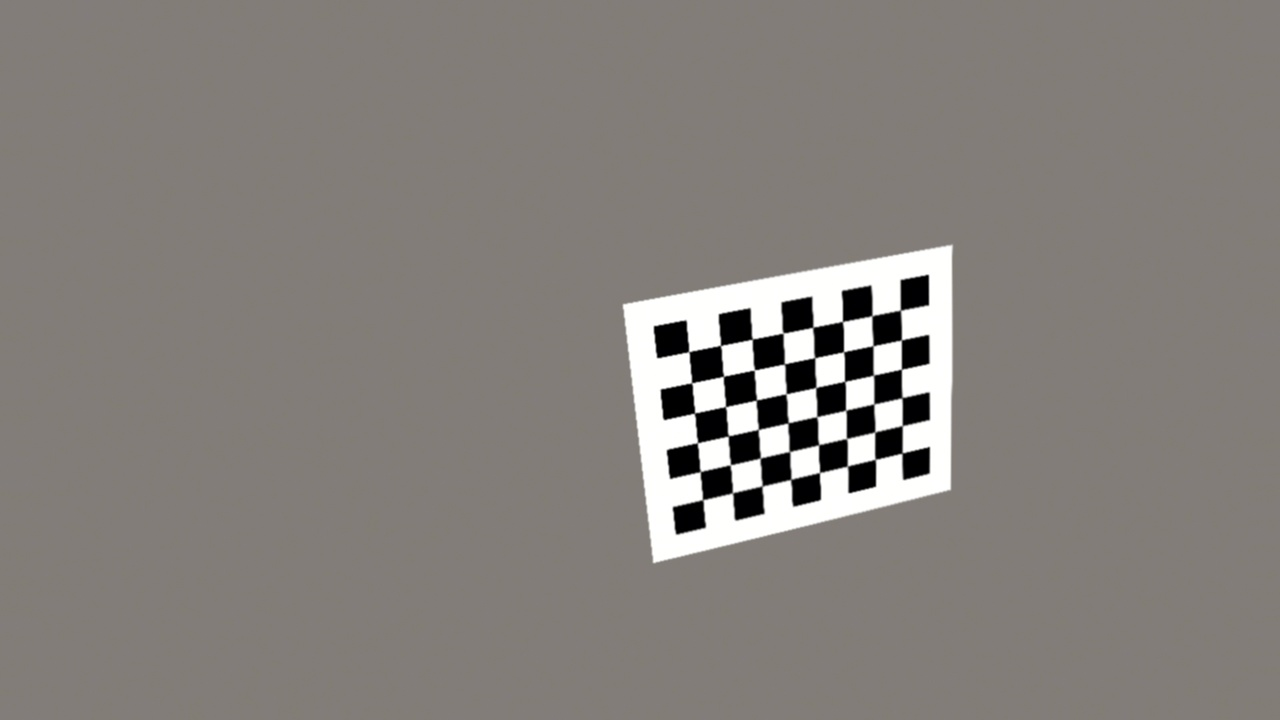
#> input picture data/calibration/calib_000.jpg, 1280 x 720 px
$ python -i make_test_data.py   (imports and definitions only)
#> lines starting #> are read from the running program, lines starting #| are printed output that depends on the picture; after the words box and inside, x2 and y2 are one past the last pixel; in counts of white or black regions, pixels touching at a corner belong together
"""
Synthetic test data for SwingVision.

The real project uses our own recordings. This script only draws fake data (a chessboard, the flag cards
and a "golfer" made of simple shapes) with KNOWN values, so that every block can be tested before recording
anything. Everything is written in ../data and can be deleted once the real recordings are there.
"""
import os
import json
import cv2
import numpy as np

import config

rng = np.random.default_rng(0)

# Synthetic camera: 1280x720, focal 1000 px, a little radial distortion
WIDTH, HEIGHT, FPS = 1280, 720, 240
K = np.array([[1000.0, 0, 640], [0, 1000.0, 360], [0, 0, 1]])
DIST = np.array([-0.12, 0.04, 0.0, 0.0, 0.0])
MM_PER_PX = 3.9                      # scale in the plane of the player (distance = 3.9 m)
PPM = 1000 / MM_PER_PX               # pixels per metre
GROUND_Y = 680                       # image row of the floor under the player

FLAG_BGR = {"red": (40, 40, 215), "green": (60, 165, 40), "blue": (190, 90, 30), "black": (25, 25, 25)}
MARKER_BGR = {"cap": (200, 40, 230), "grip": (0, 230, 255), "club": (255, 220, 0)}


def add_noise(img, sigma=3):
    noise = np.zeros(img.shape, np.int16)
    cv2.randn(noise, 0, sigma)
    return np.clip(img.astype(np.int16) + noise, 0, 255).astype(np.uint8)


def get_distortion_maps():
    """Maps that turn an ideal image into the image the (distorted) camera would record"""
    xs, ys = np.meshgrid(np.arange(WIDTH, dtype=np.float32), np.arange(HEIGHT, dtype=np.float32))
    points = np.stack([xs.ravel(), ys.ravel()], axis=1).reshape(-1, 1, 2)
    ideal = cv2.undistortPoints(points, K, DIST, P=K).reshape(HEIGHT, WIDTH, 2)
    return ideal[:, :, 0].copy(), ideal[:, :, 1].copy()


MAP_X, MAP_Y = get_distortion_maps()


def distort(img):
    return cv2.remap(img, MAP_X, MAP_Y, cv2.INTER_LINEAR, borderMode=cv2.BORDER_REPLICATE)


# ---------------------------------------------------------------- Chessboard images
def draw_board(px_per_mm=4, margin=25):
    cols, rows = config.PATTERN_SIZE[0] + 1, config.PATTERN_SIZE[1] + 1
    size = config.SQUARE_SIZE * px_per_mm
    board = np.full((rows * size + 2 * margin * px_per_mm, cols * size + 2 * margin * px_per_mm), 255, np.uint8)
    for r in range(rows):
        for c in range(cols):
            if (r + c) % 2 == 0:
                y, x = margin * px_per_mm + r * size, margin * px_per_mm + c * size
                board[y:y + size, x:x + size] = 0
    # Texture pixels -> millimetres (origin at the first inner corner)
    to_mm = np.array([[1 / px_per_mm, 0, -margin - config.SQUARE_SIZE], [0, 1 / px_per_mm, -margin - config.SQUARE_SIZE], [0, 0, 1]])
    return board, to_mm


def project_board(board, to_mm, rvec, tvec, background):
    R = cv2.Rodrigues(np.float32(rvec))[0]
    H = K @ np.column_stack([R[:, 0], R[:, 1], np.float32(tvec)]) @ to_mm
    warped = cv2.warpPerspective(cv2.cvtColor(board, cv2.COLOR_GRAY2BGR), H, (WIDTH, HEIGHT), flags=cv2.INTER_AREA)
    mask = cv2.warpPerspective(np.full(board.shape, 255, np.uint8), H, (WIDTH, HEIGHT))
    img = background.copy()
    img[mask > 127] = warped[mask > 127]
    corners = cv2.perspectiveTransform(np.float32([[[0, 0]], [[board.shape[1], 0]], [[board.shape[1], board.shape[0]]], [[0, board.shape[0]]]]), H)
    inside = np.all((corners[:, 0, 0] > 20) & (corners[:, 0, 0] < WIDTH - 20) & (corners[:, 0, 1] > 20) & (corners[:, 0, 1] < HEIGHT - 20))
    return img, inside


def make_calibration_images(scene):
    folder = os.path.join(config.DATA_PATH, "calibration")
    os.makedirs(folder, exist_ok=True)
    board, to_mm = draw_board()
    plain = cv2.GaussianBlur(add_noise(np.full((HEIGHT, WIDTH, 3), (120, 125, 130), np.uint8), 8), (0, 0), 3)
    saved = 0
    while saved < 15:
        rvec = [rng.uniform(-0.5, 0.5), rng.uniform(-0.5, 0.5), rng.uniform(-0.3, 0.3)]
        tvec = [rng.uniform(-420, 180), rng.uniform(-280, 80), rng.uniform(550, 950)]
        img, inside = project_board(board, to_mm, rvec, tvec, plain)
        if not inside:
            continue
        cv2.imwrite(os.path.join(folder, f"calib_{saved:03d}.jpg"), add_noise(distort(cv2.GaussianBlur(img, (3, 3), 0))))
        saved += 1
    # Board in the plane of the player, facing the camera, to measure the scale
    centre = [-(config.PATTERN_SIZE[0] - 1) * config.SQUARE_SIZE / 2, 150, MM_PER_PX * 1000]
    img, _ = project_board(board, to_mm, [0, 0, 0], centre, scene)
    cv2.imwrite(os.path.join(folder, "scale.jpg"), add_noise(distort(img), 2))
    print(f"Calibration: {saved} chessboard images + scale.jpg (true scale {MM_PER_PX} mm/px, true focal {K[0, 0]:.0f} px)")


# ---------------------------------------------------------------- Flag cards
# [78 lines left out: functions draw_flag_card, make_cards, make_scene, not called in this run]


def smoothstep(u):
    u = np.clip(u, 0, 1)
    return u ** 3 * (10 - 15 * u + 6 * u ** 2)


# [53 lines left out: functions swing_times, swing_state, not called in this run]


def to_px(point):
    return (WIDTH / 2 + point[0] * PPM, GROUND_Y - point[1] * PPM)


# [111 lines left out: functions draw_golfer, get_truth, make_swing_video, make_swings, not called in this run]


# [5 lines not run here, left out]

>>> import cv2
>>> picture = cv2.imread('../data/calibration/calib_000.jpg')
#> picture is the input picture: shape (720, 1280, 3); mean B, G, R 124.4, 128.6, 133.1
>>> result = make_calibration_images(picture)
#> the loop in make_calibration_images, `while saved < 15:` made 22 passes
#> pass 1, in make_calibration_images, `cv2.imwrite(os.path.join(folder, f"calib_{saved:03d}.jpg"), add_noise(..`:
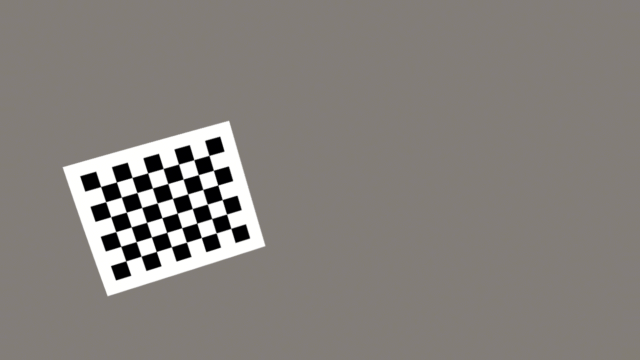
#> saved as calib_000.jpg: shape (720, 1280, 3) (shown at 1/2 size); mean B, G, R 124.6, 129.1, 133.6
#> in project_board (call 23), `warped = cv2.warpPerspective(cv2.cvtColor(board, cv2.COLOR_GRAY2BGR), ..`:
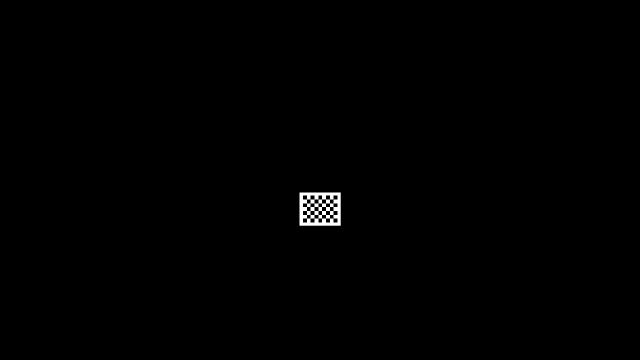
#> warped: shape (720, 1280, 3) (shown at 1/2 size); min 0, max 255, mean 1
#> in project_board (call 23), `warped = cv2.warpPerspective(cv2.cvtColor(board, cv2.COLOR_GRAY2BGR), ..`:
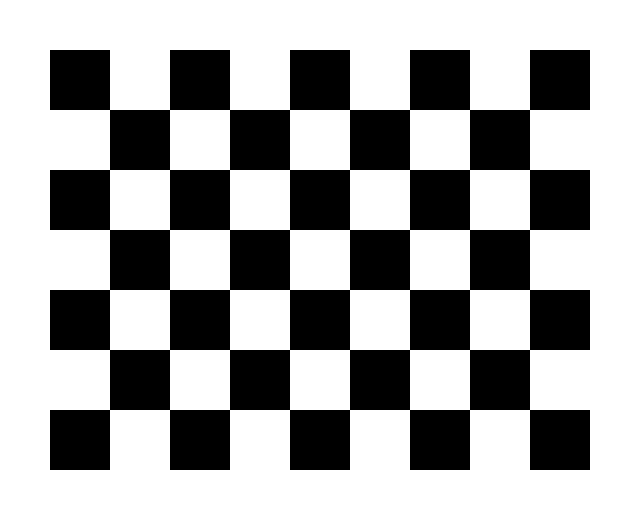
#> board: shape (1040, 1280) (shown at 1/2 size); 65.4% white; 1 black region, box (x1, y1, x2, y2) and area: (100, 100, 1180, 940) 460800
#> in project_board (call 23), `img[mask > 127] = warped[mask > 127]`:
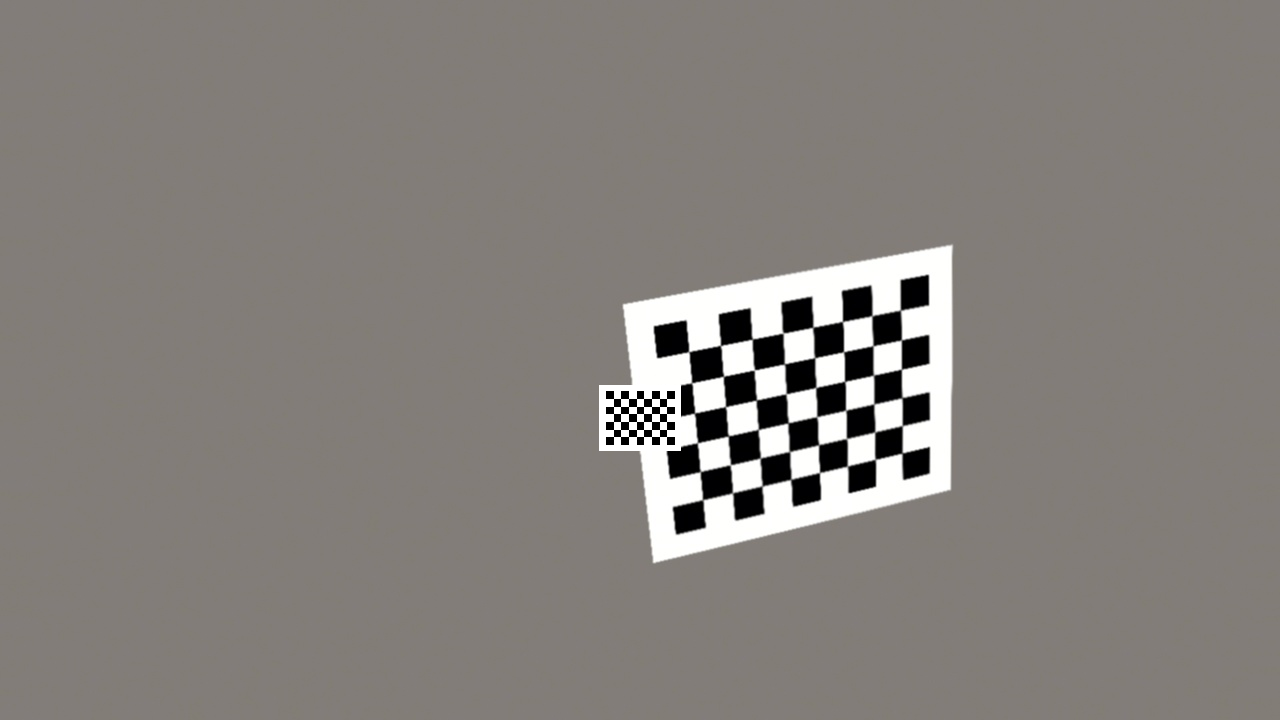
#> img: shape (720, 1280, 3); 0.54% of pixels changed, all inside (x1, y1, x2, y2) = (599, 385, 681, 451)
#> in add_noise (call 17), `cv2.randn(noise, 0, sigma)`:
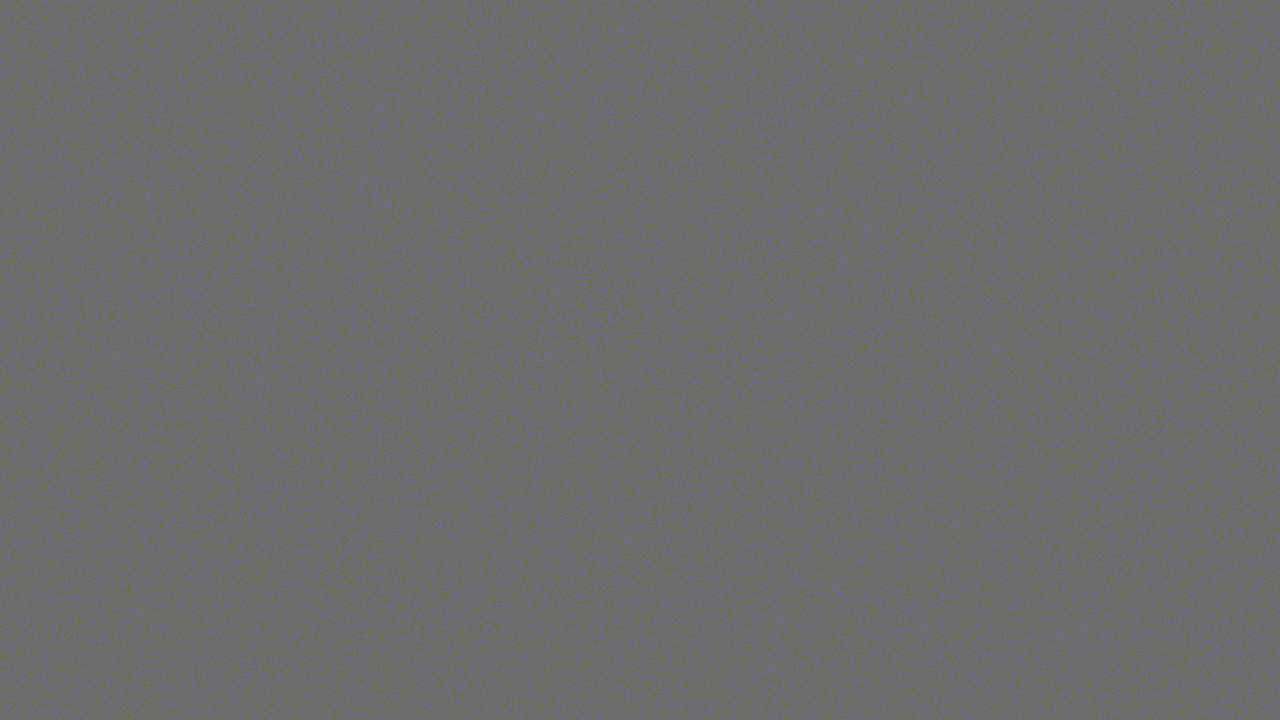
#> noise: shape (720, 1280, 3) int16; mean of channels 0, 1, 2 0.0021, 0, 0; drawn with min black and max white

$ run again, on data/calibration/calib_001.jpg
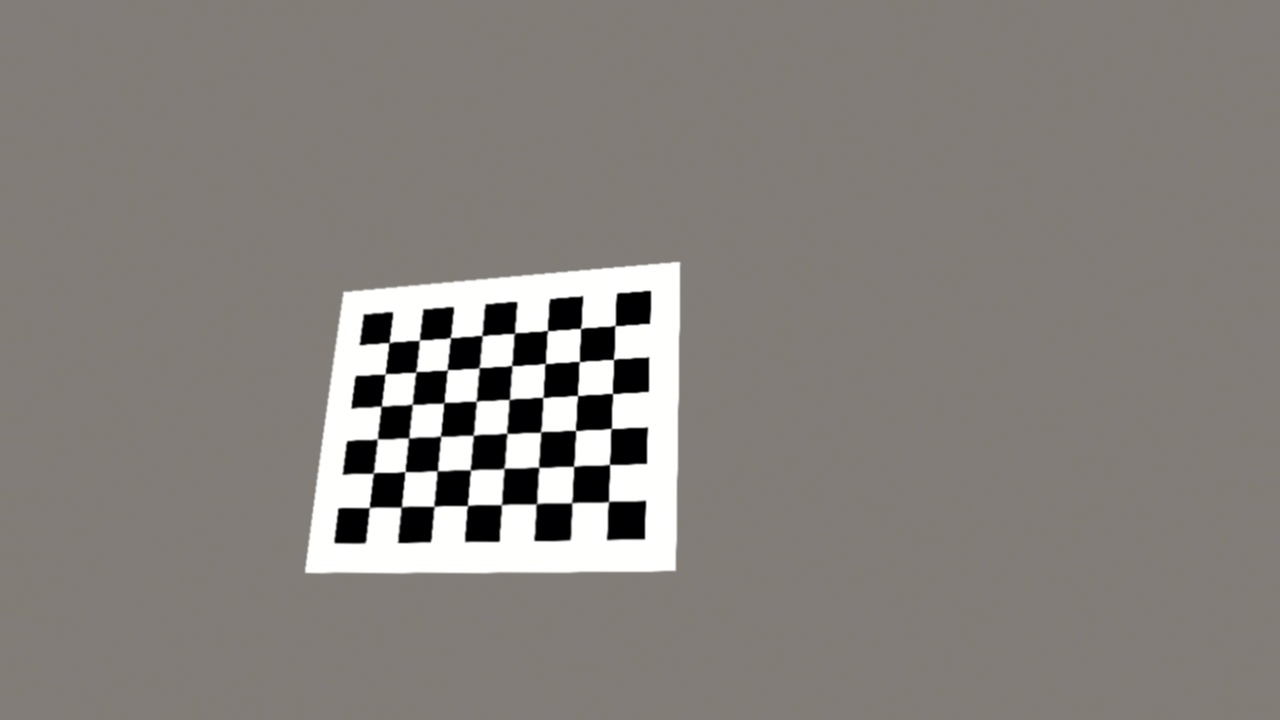
#> input picture data/calibration/calib_001.jpg, 1280 x 720 px
#> picture is the input picture: shape (720, 1280, 3); mean B, G, R 125.6, 129.7, 134.1
#> board: shape (1040, 1280); 65.4% white; 1 black region, box (x1, y1, x2, y2) and area: (100, 100, 1180, 940) 460800
#> in project_board (call 23), `img[mask > 127] = warped[mask > 127]`:
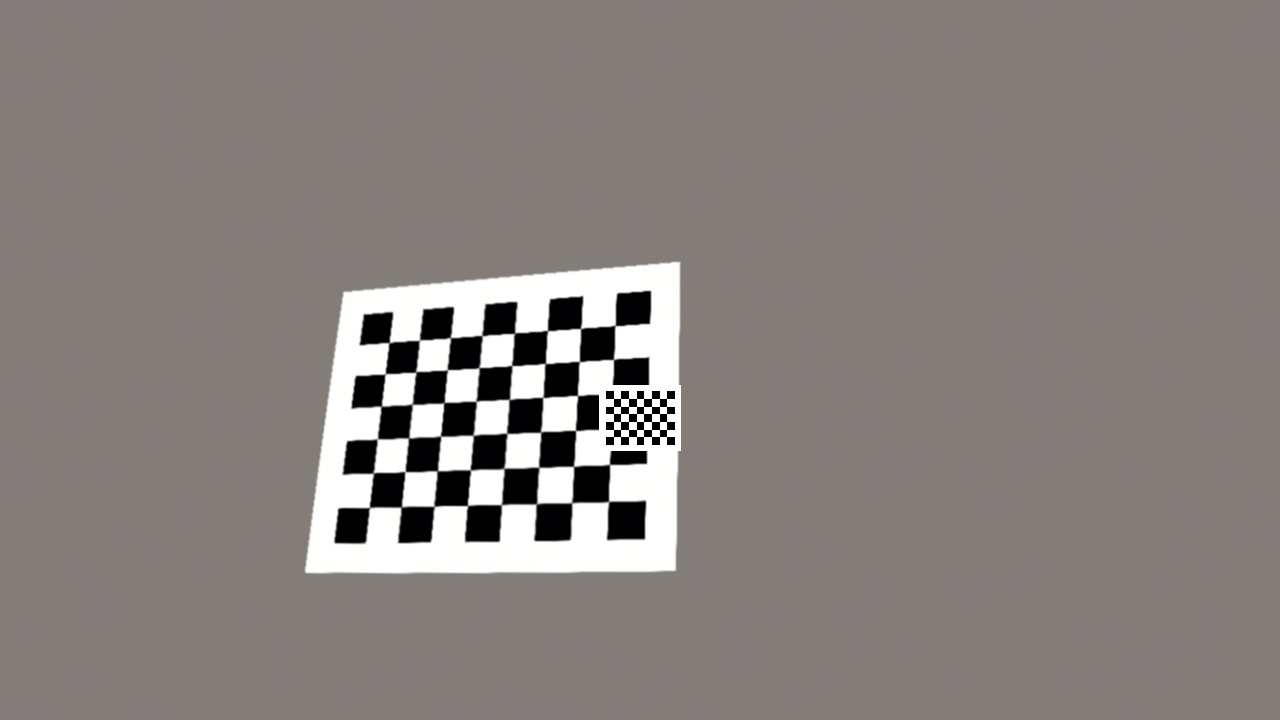
#> img: shape (720, 1280, 3); 0.52% of pixels changed, all inside (x1, y1, x2, y2) = (599, 385, 681, 451)

$ run again, on data/calibration/calib_002.jpg
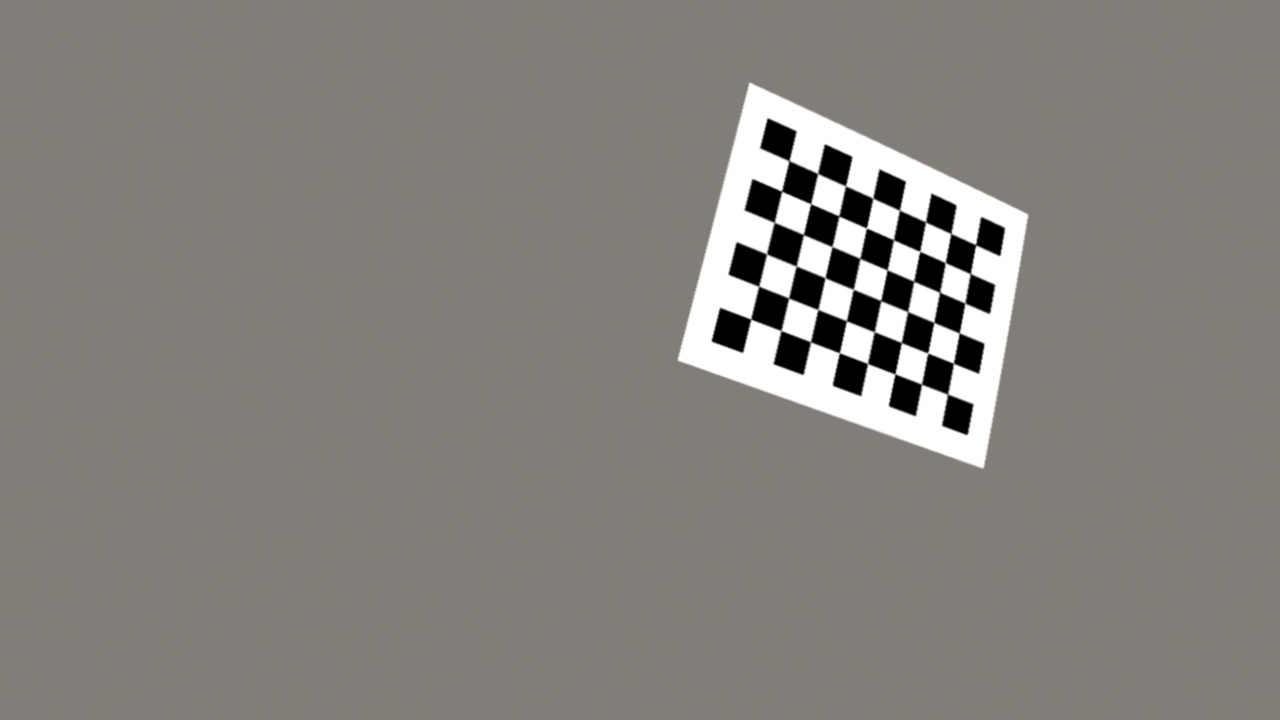
#> input picture data/calibration/calib_002.jpg, 1280 x 720 px
#> picture is the input picture: shape (720, 1280, 3); mean B, G, R 124.6, 128.8, 133.3
#> board: shape (1040, 1280); 65.4% white; 1 black region, box (x1, y1, x2, y2) and area: (100, 100, 1180, 940) 460800
#> in project_board (call 23), `img[mask > 127] = warped[mask > 127]`:
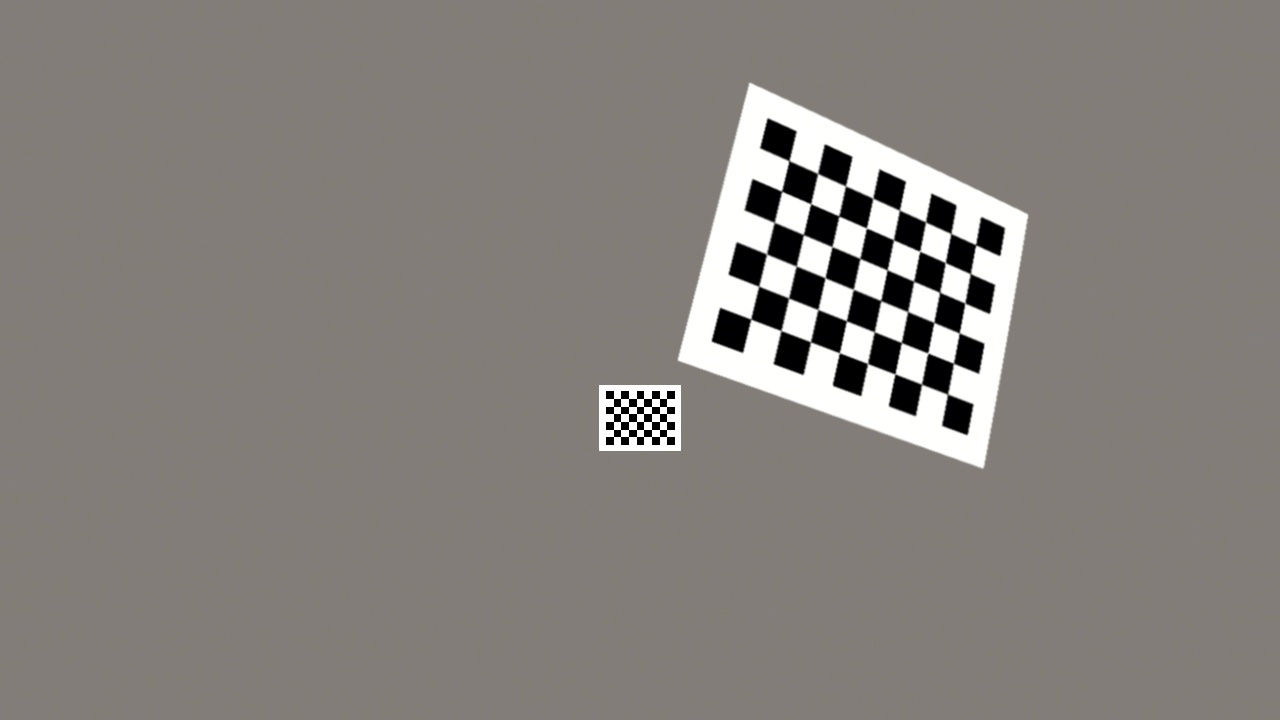
#> img: shape (720, 1280, 3); 0.59% of pixels changed, all inside (x1, y1, x2, y2) = (599, 385, 681, 451)
#> in distort (call 16), `return cv2.remap(img, MAP_X, MAP_Y, cv2.INTER_LINEAR, borderMode=cv2.B..`:
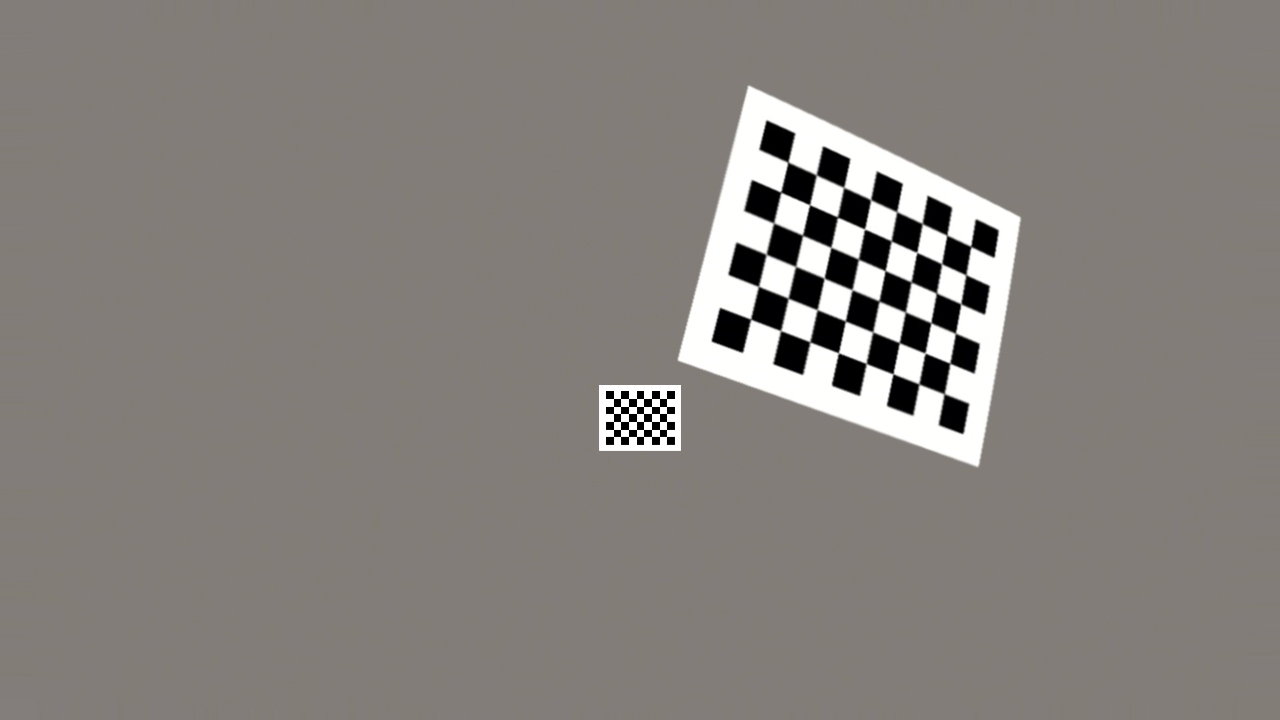
#> returned value: shape (720, 1280, 3); mean of channels 0, 1, 2 124.7, 128.9, 133.4; drawn as B, G, R
